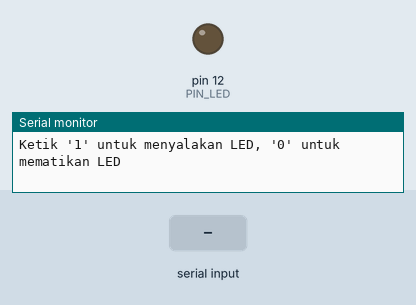
This sketch was run on a simulated Arduino Uno, built with avr-gcc and run on an emulated ATmega328P. Parts: output pins drawn as LEDs (lit = HIGH), the last lines printed to the serial monitor. The inputs (shaded band) are chosen by the test bench.

Above: at 1.2 s.
1.3 s: "1" received over Serial
At 2.5 s:
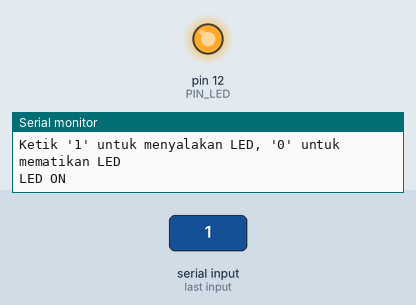
2.8 s: "0" received over Serial
At 3.8 s:
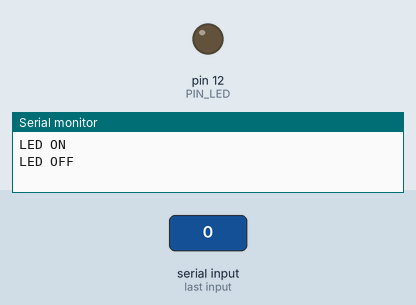
Timing chart, 0 to 5.8 s (numbered marks = the images above; inputs shaded):
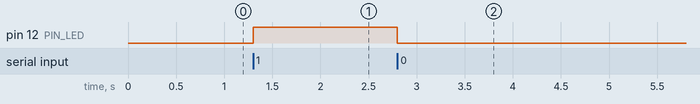

The sketch:

percobaan_3a_komunikasi_serial_uart_1.ino
```cpp
const int PIN_LED = 12;

void setup() {
  Serial.begin(9600);
  Serial.println("Ketik '1' untuk menyalakan LED, '0' untuk mematikan LED");
  pinMode(PIN_LED, OUTPUT);
}

void loop() {

  if (Serial.available() > 0) {
    char data = Serial.read();

    if (data == '1') {
      digitalWrite(PIN_LED, HIGH);
      Serial.println("LED ON");
    }
    else if (data == '0') {
      digitalWrite(PIN_LED, LOW);
      Serial.println("LED OFF");
    }
  }
}
```

Measured:
- after the input at 1.3 s, pin 12 (PIN_LED): LOW → HIGH at once
- after the input at 2.8 s, pin 12 (PIN_LED): HIGH → LOW at once
